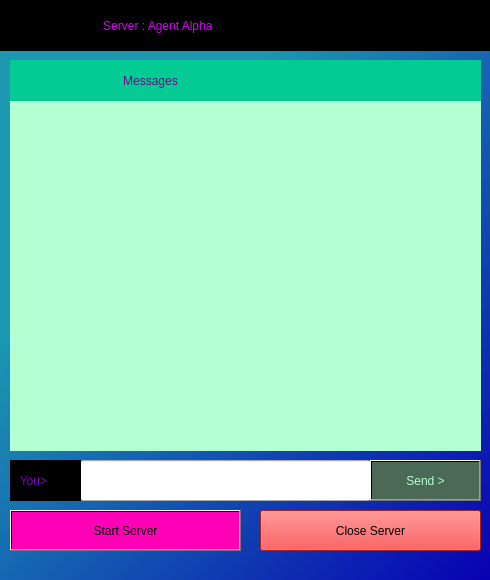
<?xml version="1.0" encoding="UTF-8"?>
<ui version="4.0">
 <class>ServerWindow</class>
 <widget class="QWidget" name="ServerWindow">
  <property name="geometry">
   <rect>
    <x>0</x>
    <y>0</y>
    <width>490</width>
    <height>580</height>
   </rect>
  </property>
  <property name="minimumSize">
   <size>
    <width>490</width>
    <height>580</height>
   </size>
  </property>
  <property name="maximumSize">
   <size>
    <width>490</width>
    <height>580</height>
   </size>
  </property>
  <property name="windowTitle">
   <string>ServerWindow</string>
  </property>
  <widget class="QLabel" name="grad">
   <property name="geometry">
    <rect>
     <x>0</x>
     <y>50</y>
     <width>491</width>
     <height>531</height>
    </rect>
   </property>
   <property name="minimumSize">
    <size>
     <width>491</width>
     <height>531</height>
    </size>
   </property>
   <property name="maximumSize">
    <size>
     <width>491</width>
     <height>531</height>
    </size>
   </property>
   <property name="styleSheet">
    <string notr="true">background-color: qlineargradient(spread:pad, x1:0, y1:0, x2:1, y2:1, stop:0.263393 rgba(28, 153, 177, 255), stop:1 rgba(8, 0, 179, 255));</string>
   </property>
   <property name="text">
    <string/>
   </property>
  </widget>
  <widget class="QLineEdit" name="send_text">
   <property name="geometry">
    <rect>
     <x>80</x>
     <y>460</y>
     <width>291</width>
     <height>41</height>
    </rect>
   </property>
  </widget>
  <widget class="QLabel" name="heading">
   <property name="geometry">
    <rect>
     <x>0</x>
     <y>0</y>
     <width>491</width>
     <height>51</height>
    </rect>
   </property>
   <property name="minimumSize">
    <size>
     <width>491</width>
     <height>51</height>
    </size>
   </property>
   <property name="styleSheet">
    <string notr="true">background-color: qlineargradient(spread:pad, x1:0, y1:0, x2:1, y2:1, stop:0.263393 rgba(0, 0, 0, 255));
color: qlineargradient(spread:pad, x1:0, y1:0, x2:1, y2:1, stop:0.263393 rgba(219, 0, 255, 255));</string>
   </property>
   <property name="text">
    <string>                               Server : Agent Alpha</string>
   </property>
  </widget>
  <widget class="QLabel" name="you_label">
   <property name="geometry">
    <rect>
     <x>10</x>
     <y>460</y>
     <width>71</width>
     <height>41</height>
    </rect>
   </property>
   <property name="styleSheet">
    <string notr="true">font: 75 13pt &quot;DejaVu Serif&quot;;
color: rgb(129, 0, 193);
background-color: rgb(0, 0, 0);
border-color: rgb(3, 203, 147);</string>
   </property>
   <property name="text">
    <string>   You&gt;</string>
   </property>
  </widget>
  <widget class="QLabel" name="send_rec_msg">
   <property name="geometry">
    <rect>
     <x>10</x>
     <y>100</y>
     <width>471</width>
     <height>351</height>
    </rect>
   </property>
   <property name="styleSheet">
    <string notr="true">background-color: qlineargradient(spread:pad, x1:0, y1:0, x2:1, y2:1, stop:0.263393 rgba(180, 255, 209, 255));</string>
   </property>
   <property name="text">
    <string/>
   </property>
  </widget>
  <widget class="QPushButton" name="snd_btn">
   <property name="geometry">
    <rect>
     <x>370</x>
     <y>460</y>
     <width>111</width>
     <height>41</height>
    </rect>
   </property>
   <property name="styleSheet">
    <string notr="true">color: qlineargradient(spread:pad, x1:0, y1:0, x2:1, y2:1, stop:0.263393 rgba(180, 255, 209, 255));
background-color: qlineargradient(spread:pad, x1:0, y1:0, x2:1, y2:1, stop:0.263393 rgba(74, 105, 86, 255));</string>
   </property>
   <property name="text">
    <string>Send &gt;</string>
   </property>
  </widget>
  <widget class="QPushButton" name="Start_server_btn">
   <property name="geometry">
    <rect>
     <x>10</x>
     <y>510</y>
     <width>231</width>
     <height>41</height>
    </rect>
   </property>
   <property name="styleSheet">
    <string notr="true">background-color: qlineargradient(spread:pad, x1:1, y1:1, x2:1, y2:1, stop:0 rgba(255, 0, 183, 255), stop:1 rgba(255, 255, 255, 255));
border-color: rgb(46, 52, 54);</string>
   </property>
   <property name="text">
    <string>Start Server</string>
   </property>
  </widget>
  <widget class="QLabel" name="label">
   <property name="geometry">
    <rect>
     <x>10</x>
     <y>60</y>
     <width>471</width>
     <height>41</height>
    </rect>
   </property>
   <property name="styleSheet">
    <string notr="true">color: rgb(116, 5, 141);
background-color: rgb(3, 203, 147);</string>
   </property>
   <property name="text">
    <string>                                  Messages</string>
   </property>
  </widget>
  <widget class="QPushButton" name="close_server_btn">
   <property name="geometry">
    <rect>
     <x>260</x>
     <y>510</y>
     <width>221</width>
     <height>41</height>
    </rect>
   </property>
   <property name="styleSheet">
    <string notr="true">background-color: rgb(239, 41, 41);</string>
   </property>
   <property name="text">
    <string>Close Server</string>
   </property>
  </widget>
 </widget>
 <resources/>
 <connections/>
</ui>
